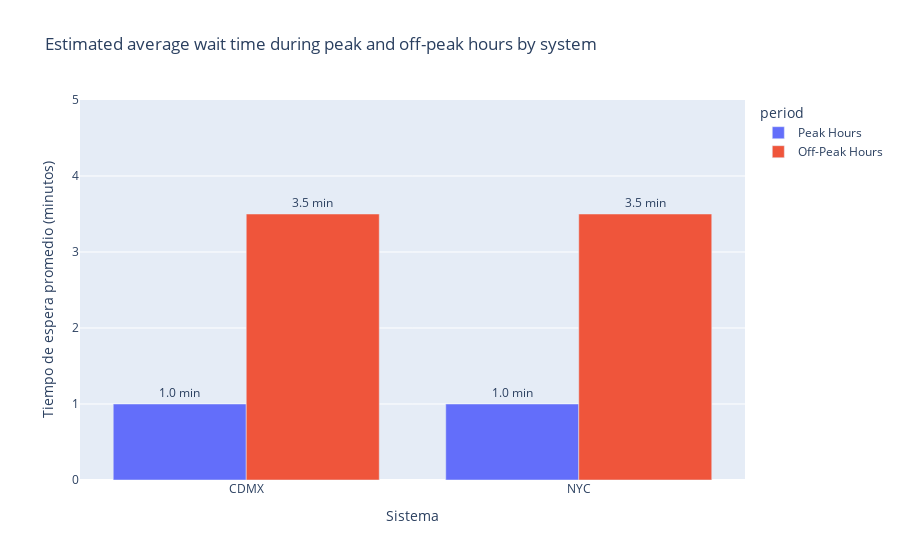

Notebook source saved alongside this figure:
### Code cell
# Supuestos tiempos de espera (minutos)
wait_times = {
    "peak": 1,        # Promedio 1 min en peak
    "off_peak": 3.5   # Promedio 3.5 min en off-peak
}

# Porcentajes de afluencia para CDMX y NYC
affluence_percent = {
    "CDMX": {"peak_morning": 30, "peak_evening": 30, "off_peak": 40},
    "NYC": {"peak_morning": 14.51, "peak_evening": 26.21, "off_peak": 59.29}
}

# Calcular tiempos ponderados por sistema y periodo
data = []
for system, periods in affluence_percent.items():
    peak_total_percent = periods["peak_morning"] + periods["peak_evening"]
    off_peak_percent = periods["off_peak"]

    # Tiempo ponderado en peak y off-peak
    peak_wait = wait_times["peak"]
    off_peak_wait = wait_times["off_peak"]

    data.append({
        "system": system,
        "period": "Peak Hours",
        "avg_wait_time_min": peak_wait,
        "affluence_percent": peak_total_percent
    })
    data.append({
        "system": system,
        "period": "Off-Peak Hours",
        "avg_wait_time_min": off_peak_wait,
        "affluence_percent": off_peak_percent
    })

df_wait = pd.DataFrame(data)

# Graficar tiempo de espera estimado vs afluencia para cada sistema y periodo
fig3 = px.bar(
    df_wait,
    x="system",
    y="avg_wait_time_min",
    color="period",
    barmode="group",
    text="avg_wait_time_min",
    labels={"avg_wait_time_min": "Tiempo de espera promedio (minutos)", "system": "Sistema"},
    title="Estimated average wait time during peak and off-peak hours by system"
)

fig3.update_traces(texttemplate="%{text:.1f} min", textposition="outside")
fig3.update_layout(yaxis_range=[0, 5], yaxis_title="Tiempo de espera promedio (minutos)")
fig3.show()

### Figure 1 — Plotly figure (JSON) as saved in the notebook; plotly's stock layout.template omitted (floating-point values rounded to 4 significant figures)
{"data": [{"alignmentgroup": "True", "hovertemplate": "period=Peak Hours<br>Sistema=%{x}<br>Tiempo de espera promedio (minutos)=%{text}<extra></extra>", "legendgroup": "Peak Hours", "marker": {"color": "#636efa", "pattern": {"shape": ""}}, "name": "Peak Hours", "offsetgroup": "Peak Hours", "orientation": "v", "showlegend": true, "text": [1, 1], "textposition": "outside", "texttemplate": "%{text:.1f} min", "type": "bar", "x": ["CDMX", "NYC"], "xaxis": "x", "y": [1, 1], "yaxis": "y"}, {"alignmentgroup": "True", "hovertemplate": "period=Off-Peak Hours<br>Sistema=%{x}<br>Tiempo de espera promedio (minutos)=%{text}<extra></extra>", "legendgroup": "Off-Peak Hours", "marker": {"color": "#EF553B", "pattern": {"shape": ""}}, "name": "Off-Peak Hours", "offsetgroup": "Off-Peak Hours", "orientation": "v", "showlegend": true, "text": [3.5, 3.5], "textposition": "outside", "texttemplate": "%{text:.1f} min", "type": "bar", "x": ["CDMX", "NYC"], "xaxis": "x", "y": [3.5, 3.5], "yaxis": "y"}], "layout": {"autosize": true, "barmode": "group", "legend": {"title": {"text": "period"}, "tracegroupgap": 0}, "title": {"text": "Estimated average wait time during peak and off-peak hours by system"}, "xaxis": {"anchor": "y", "autorange": true, "domain": [0, 1], "range": [-0.5, 1.5], "title": {"text": "Sistema"}, "type": "category"}, "yaxis": {"anchor": "x", "domain": [0, 1], "range": [0, 5], "title": {"text": "Tiempo de espera promedio (minutos)"}, "type": "linear"}}}
